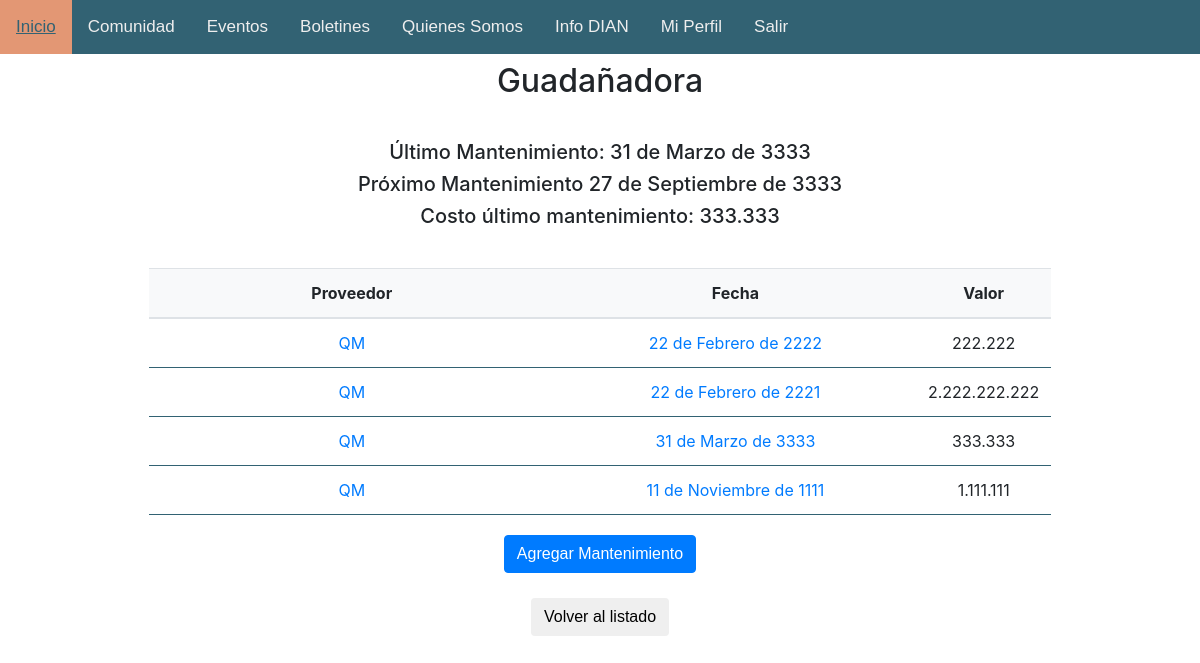
Page /mtto/detalle/1/ (signed in) on the earlier database version.
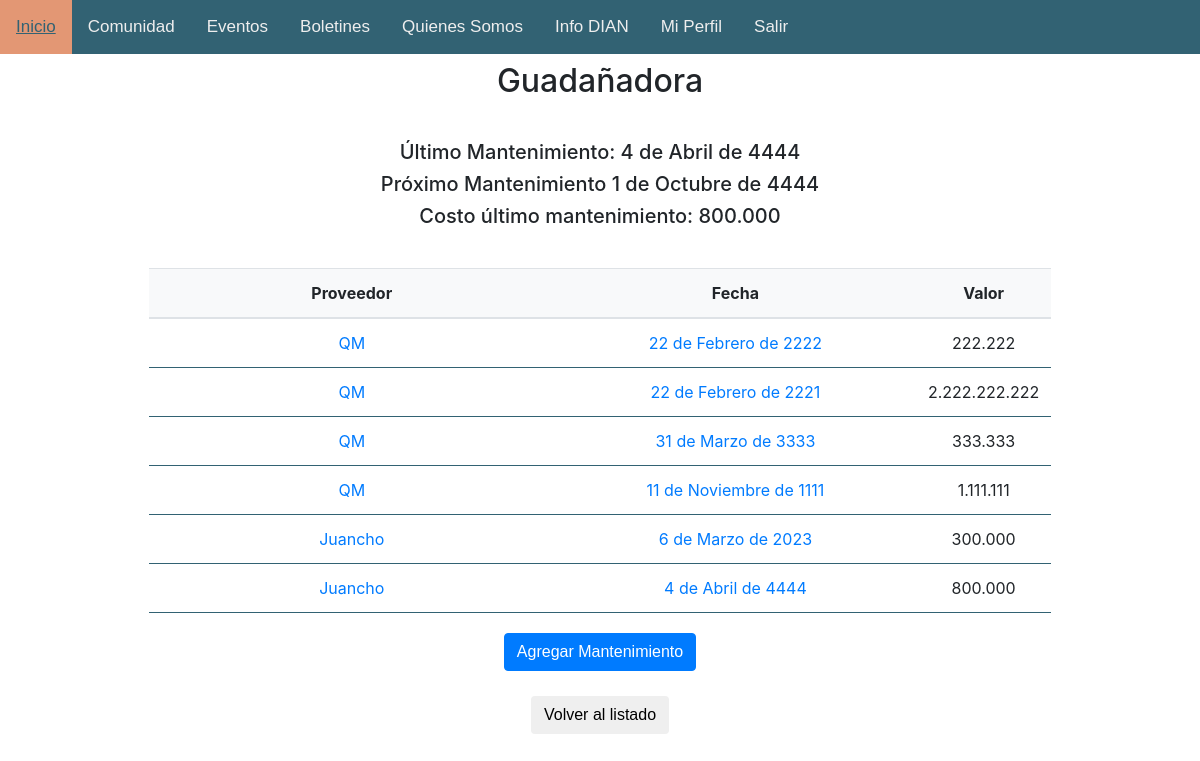
Same page on the later database version.
### mtto/models.py (models this page shows, shortened)
class Equip(models.Model):
    name = models.CharField(max_length=50, null=False, blank=False)
    frequency = models.PositiveSmallIntegerField()
    last_maintenance = models.DateField(null=True, blank=True)
    next_maintenance = models.DateField(null=True, blank=True)
    last_value = models.PositiveIntegerField(null=True, blank=True)
    class Meta():
        verbose_name_plural = 'equipos'

class Maintenance(models.Model):
    equip = models.ForeignKey(Equip, on_delete=models.CASCADE)
    user = models.ForeignKey(User, on_delete=models.CASCADE)
    supplier = models.ForeignKey(Supplier, on_delete=models.CASCADE)
    date = models.DateField()
    value = models.PositiveIntegerField()
    notes = models.TextField()
    class Meta():
        verbose_name_plural = 'Mantenimientos'

class Supplier(models.Model):
    name = models.CharField(max_length=100, null=False, blank=False)
    address = models.CharField(max_length=100)
    phone_number = models.PositiveBigIntegerField()
    contact = models.CharField(max_length=100)
    def __str__(self):
        return self.name
    class Meta():
        verbose_name_plural = 'Proveedores'

### mtto/views.py (the view)
# urls.py: path('detalle/<int:pk>/', views.detalleEquipo, name='mtto.details'),
@login_required
def detalleEquipo(request, pk):
    comunidad = False
    if CustomUser.objects.get(user=request.user).comunidad:
        comunidad =True
        equipo = Equip.objects.get(pk=pk)
        mttos = Maintenance.objects.filter(equip=equipo)
        return render(request, 'mtto/detalle_eq.html', {
            'equipo': equipo,
            'comunidad': comunidad,
            'mttos': mttos,
        })
    else:
        return HttpResponseRedirect(reverse('home'))

### mtto/templates/mtto/detalle_eq.html (shortened to what this page needs)
{% extends 'base.html' %}
{% load static %}
    {% block body %}
    <h2 class="center">{{ equipo.name }}</h2>
    <br>
    <div class="center">
        <h5>Último Mantenimiento: {{ equipo.last_maintenance }}</h5>
        <h5>Próximo Mantenimiento {{ equipo.next_maintenance }}</h5>
        <h5>Costo último mantenimiento: {{ equipo.last_value }}</h5>
    </div>
    <br>
    <div style="width: 90%;" class="table-responsive center">
    <table class="table align-middle mb-0 bg-white center">
        <thead class="bg-light">
            <tr>
                <th style="width: 20px;">Proveedor</th>
                <th>Fecha</th>
                <th>Valor</th>
            </tr>
        </thead>
        <tbody>
            {% for mtto in mttos %}
            <tr>
                <td style="width: 20px;"><a href="{% url 'mtto.proveedor' pk=mtto.supplier.id %}">{{ mtto.supplier }}</a></td>
                <td><a href="{% url 'mtto.mtto' pk=mtto.id %}">{{ mtto.date }}</a></td>
                <td>{{ mtto.value }}</td>
            </tr>
            {% endfor %}
        </tbody>
    </table>
    <form action="{% url 'mtto.crear_mtto' pk=equipo.id %}">
        <button type="submit" class="btn btn-primary top-20">Agregar Mantenimiento</button>
    </form>
    <form action="{% url 'mtto.listado_equipos' %}">
        <button type="submit" class="btn btn-secundary top-20">Volver al listado</button>
    </form>
</div>
    {% endblock %}

### static/templates/base.html (shortened to what this page needs)
<!DOCTYPE html>
{% load static %}
{% load l10n %}
<html lang="es">
    <head>
        <link rel="stylesheet" type="text/css" href=" {% static 'css/style.css' %} ">
        <link rel="stylesheet" href="{% static 'css/bootstrap.min.css' %}" type="text/css">
    </head>
    <body>
        <nav>
            <div class="topnav" id="myTopnav">
                <a class="active" href="{% url 'home' %}">Inicio</a>
                {% if comunidad %}
                <a href="{% url 'home.comunidad' %}">Comunidad</a>
                {% endif %}
                <a href="{% url 'eventos.lista' %}">Eventos</a>
                <a href="https://quintanamagica.wordpress.com/blog/">Boletines</a>
                <a href="{% url 'quienes_somos' %}">Quienes Somos</a>
                <a href="{% url 'dian.docs' %}">Info DIAN</a>
                {% if user.is_authenticated %}
                <a href="{% url 'users.profile' %}">Mi Perfil</a>
                <a href="{% url 'users.logout' %}">Salir</a>
                {% else %}
                <a href="{% url 'users.login' %}">Ingresar</a>
                <a href="{% url 'users.signup' %}">Registrarse</a>
                {% endif %}
            </div>
        </nav>
        {% block body %}
        {% endblock %}
    </body>
</html>

### static/css/style.css (style rules this page uses)
body { margin: 0; font-family: Arial, Helvetica, sans-serif; }
nav { background-color: #326273; display: flex; }
.center { display: block; text-align: center; margin: 8px auto 8px auto; width: 80%; }
.btn { font-family:'Trebuchet MS', 'Lucida Sans Unicode', 'Lucida Grande', 'Lucida Sans', Arial, sans-serif ; padding: 6px; margin: 5px; border-radius: 10px; border-style: none; }
.top-20 { margin-top: 20px; }
table { table-layout: fixed; border-collapse: collapse; }
thead th:nth-child(1) { width: 30%; }
thead th:nth-child(2) { width: 40%; }
thead th:nth-child(3) { width: 15%; }
th, td { padding: 5px; border-bottom: 1px solid #326273; }
table.center { display: table; align-items: center; width: auto; margin: 0 auto; }
.topnav { overflow: hidden; background-color: #326273; }
.topnav a { float: left; display: block; color: #EEE; text-align: center; padding: 14px 16px; text-decoration: none; font-size: 17px; font-family:'Trebuchet MS', 'Lucida Sans Unicode', 'Lucida Grande', 'Lucida Sans', Arial, sans-serif ; }
.topnav a.active { background-color: #E39774; color: #326273; }

Differences in the rows shown:
changed Equip "Guadañadora": last_maintenance "31 de Marzo de 3333" → "4 de Abril de 4444"; next_maintenance "27 de Septiembre de 3333" → "1 de Octubre de 4444"; last_value "333.333" → "800.000"
added Maintenance: supplier "Juancho", date "6 de Marzo de 2023", value "300.000"
added Maintenance: supplier "Juancho", date "4 de Abril de 4444", value "800.000"
